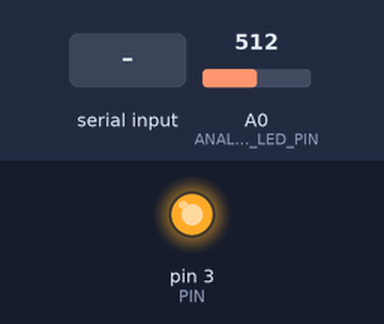
A sketch run on a simulated Arduino Uno, built with avr-gcc and run on an emulated ATmega328P. Parts: output pins drawn as LEDs (lit = HIGH). The inputs (shaded band) are chosen by the test bench; at power-on: A0 (ANALOG_TV_LED_PIN) = 512. What the sketch prints to the serial monitor is not drawn.

Above: at 6.8 s.
6.9 s: "1" received over Serial
9.9 s: A0 (ANALOG_TV_LED_PIN) set to 308
12.9 s: A0 (ANALOG_TV_LED_PIN) set to 281
14.4 s: "2" received over Serial
17.4 s: A0 (ANALOG_TV_LED_PIN) set to 306
Timing chart, 0 to 19.9 s (numbered marks = the images above; inputs shaded):
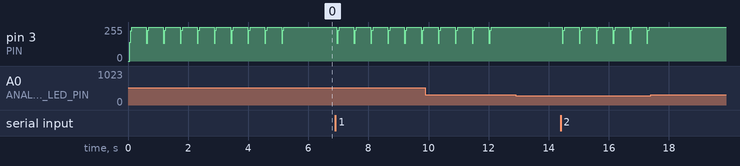

Measured:
- after the input at 12.9 s, every drawn part: stays the same
- after the input at 17.4 s, pin 3 (PIN): stops changing and stays 255/255

The sketch:

retrodiosa_IR_bypass.ino
```cpp
/*
 * retrodiosa_IR_bypass
 *
 * scans the serial port for a code and sends a IR code to the tv or performs a task (like turn on or off the TV).
 *
 * serial port baudrate: 9600
 *
 * compiled with Arduino 1.8.7
 */


#define PIN 3

#define ANALOG_TV_LED_PIN A0

unsigned int rawDataLen = 67;

const uint16_t onOffRawData[67] PROGMEM = {4550,4350, 700,1500, 700,1550, 700,1500, 700,450, 700,450, 700,450, 650,450, 700,500, 700,1550,
                                650,1550, 700,1550, 700,400, 700,450, 700,450, 700,450, 650,500, 700,450, 700,1550, 650,450, 700,450,
                                700,450, 700,400, 700,450, 700,500, 700,1550, 650,450, 700,1550, 700,1500, 700,1550, 700,1500,
                                700,1550, 700,1550, 700};  // SAMSUNG E0E040BF

const uint16_t chanPlusRawData[67] PROGMEM = {4500,4450, 600,1600, 650,1600, 600,1600, 650,500, 650,500, 600,500, 650,500, 650,550, 650,1550,
                                    650,1600, 650,1550, 650,500, 650,500, 600,550, 600,500, 650,550, 650,500, 650,500, 600,500, 650,500,
                                    650,1600, 600,1600, 650,1600, 600,600, 600,1600, 650,1600, 600,1600, 650,1600, 600,500, 650,500,
                                    600,550, 600,1600, 650};  // SAMSUNG E0E00EF1

const uint16_t chanMinusRawData[67] PROGMEM = {4600,4350, 650,1550, 700,1550, 650,1550, 700,450, 700,450,
                                                                            650,450, 700,450, 700,500, 700,1500, 700,1550, 700,1550,
                                                                            650,450, 700,450, 700,450, 650,450, 700,500, 700,1550,
                                                                            700,400, 700,450, 700,450, 700,1500, 700,1550, 700,1500,
                                                                            700,500, 700,450, 700,1550, 650,1550, 700,1550, 700,400,
                                                                            700,450, 700,450, 700,1500, 700};  // SAMSUNG E0E08E71

const uint16_t volPlusRawData[67] PROGMEM = {4550,4350, 700,1550, 650,1550, 700,1550, 650,450, 700,450, 700,450, 700,400, 700,500, 700,1550,
                                    700,1500, 700,1550, 700,450, 650,450, 700,450, 700,450, 700,500, 650,450, 700,1550, 700,450, 650,450,
                                    700,1550, 700,1500, 700,1550, 700,500, 700,1500, 700,450, 700,1550, 650,1550, 700,450, 700,400,
                                    700,450, 700,1550, 700};  // SAMSUNG E0E04EB1

const uint16_t volMinusRawData[67] PROGMEM = {4500,4400, 650,1600, 650,1550, 650,1600, 650,450, 700,450, 650,500, 650,450, 700,500, 700,1550,
                                              650,1550, 700,1550, 650,500, 650,450, 700,450, 700,450, 650,550, 650,1550, 650,1600, 650,450,
                                              700,450, 650,1600, 650,1550, 650,1600, 650,550, 650,450, 700,450, 650,1600, 650,1550, 650,500,
                                              650,450, 700,450, 650,1600, 650};  // SAMSUNG E0E0CE31


const uint16_t muteRawData[67] PROGMEM = {4600,4300, 750,1500, 700,1500, 750,1500, 700,450, 700,400, 750,400, 700,450, 700,500, 700,1500, 750,1500,
                                  700,1500, 750,400, 700,450, 700,400, 750,400, 700,500, 700,1550, 700,1500, 700,450, 700,400, 750,400,
                                  750,1500, 700,400, 750,450, 750,400, 700,450, 700,1500, 750,1500, 700,1500, 750,400, 700,1550, 700,1500,
                                  750};  // SAMSUNG E0E0C43B

const uint16_t menuRawData[67] PROGMEM = {4600,4300, 700,1550, 700,1500, 750,1500, 700,400, 750,400, 700,450, 700,400, 750,450, 750,1500, 700,1500,
                                  750,1500, 700,450, 700,400, 750,400, 750,400, 700,500, 700,1500, 750,1500, 700,1500, 750,1500, 700,450,
                                  700,400, 750,400, 700,500, 700,450, 700,400, 750,400, 700,450, 700,1500, 750,1500, 700,1500, 750,1500,
                                  700};  // SAMSUNG E0E0F00F

const uint16_t exitRawData[67] PROGMEM = {4550,4350, 700,1500, 700,1550, 700,1500, 700,450, 700,450, 700,400, 700,450, 700,500, 700,1550, 650,1550,
                                  700,1550, 700,400, 700,450, 700,450, 700,400, 700,500, 700,450, 700,450, 700,1500, 700,1550, 700,450,
                                  650,1550, 700,450, 700,500, 700,1500, 700,1550, 700,400, 700,450, 700,1550, 700,400, 700,1550, 700,1550,
                                  700};  // SAMSUNG E0E034CB

const uint16_t okRawData[67] PROGMEM = {4550,4350, 700,1500, 700,1550, 700,1500, 700,450, 700,450, 700,450, 700,400, 750,450, 700,1550, 700,1500,
                                700,1550, 700,450, 650,450, 750,400, 700,450, 700,500, 650,450, 700,1550, 700,400, 700,1550, 700,1550,
                                650,450, 700,450, 700,500, 700,1500, 700,450, 700,1550, 650,450, 700,450, 700,1550, 650,1550, 700,1550,
                                700};  // SAMSUNG E0E058A7

const uint16_t arrowUpRawData[67] PROGMEM = {4550,4350, 650,1550, 650,1600, 650,1550, 650,500, 650,500, 650,450, 650,500, 650,550, 650,1600,
                                    600,1600, 650,1600, 600,500, 650,500, 650,500, 650,450, 650,550, 650,500, 650,1600, 600,500, 650,500,
                                    650,1600, 600,500, 650,500, 650,550, 650,1550, 650,500, 650,1600, 600,1600, 650,500, 650,1550,
                                    650,1600, 650,1600, 600};  // SAMSUNG E0E048B7

const uint16_t arrowDownRawData[67] PROGMEM = {4550,4350, 700,1500, 750,1500, 700,1500, 750,400, 750,400, 700,450, 700,400, 750,450, 700,1550,
                                      700,1500, 700,1550, 700,450, 700,400, 700,450, 700,450, 700,500, 650,450, 700,450, 700,450, 700,400,
                                      700,1550, 700,450, 650,450, 700,500, 700,1550, 700,1500, 700,1550, 700,1500, 750,400, 700,1550,
                                      700,1500, 700,1550, 700};  // SAMSUNG E0E008F7

const uint16_t arrowRightRawData[67] PROGMEM = {4550,4350, 700,1550, 650,1550, 700,1550, 650,450, 700,450, 700,450, 700,400, 700,500, 700,1550,
                                        700,1500, 700,1550, 700,450, 650,450, 700,450, 700,450, 700,500, 650,1550, 700,1550, 700,1500,
                                        700,450, 700,450, 650,450, 700,450, 700,500, 700,450, 700,400, 700,450, 700,1550, 650,1550,
                                        700,1550, 700,1500, 700,1550, 700};  // SAMSUNG E0E0E01F

const uint16_t arrowLeftRawData[67] PROGMEM = {4550,4400, 600,1600, 650,1600, 600,1600, 650,500, 650,500, 600,500, 650,500, 650,550, 650,1550,
                                      650,1600, 650,1550, 650,500, 650,500, 650,500, 600,500, 650,550, 650,1600, 600,1600, 650,500,
                                      650,1550, 650,500, 650,500, 650,500, 600,550, 650,500, 650,500, 650,1550, 650,500, 650,1600,
                                      600,1600, 650,1600, 650,1550, 650};  // SAMSUNG E0E0D02F

const uint16_t selectTvRawData[67] PROGMEM = {4550,4350, 700,1500, 700,1550, 700,1500, 700,450, 700,450, 700,450, 650,450, 700,500, 700,1550,
                                      700,1500, 700,1550, 700,400, 700,450, 700,450, 700,450, 650,500, 700,1550, 700,450, 700,400,
                                      700,450, 700,450, 700,400, 700,450, 700,500, 700,450, 700,1500, 700,1550, 700,1500, 700,1550,
                                      700,1500, 700,1550, 700,1550, 700};  // SAMSUNG E0E0807F

const uint16_t selectPcRawData[67] PROGMEM = {4500,4450, 650,1550, 650,1600, 650,1550, 700,450, 700,450, 650,450, 700,450, 700,500, 700,1500,
                                      700,1550, 700,1500, 700,450, 700,450, 700,450, 650,450, 700,500, 700,1550, 700,400, 700,450,
                                      700,1550, 650,450, 700,1550, 700,1500, 700,500, 700,450, 700,1550, 650,1550, 700,450, 700,1500,
                                      700,450, 700,450, 700,1500, 700};  // SAMSUNG E0E09669

const uint16_t selectVideoRawData[67] PROGMEM = {4550,4350, 700,1500, 700,1550, 700,1550, 650,450, 700,450, 700,450, 700,400, 750,450, 700,1550,
                                        700,1500, 700,1550, 700,450, 650,450, 700,450, 700,450, 700,500, 700,400, 700,450, 700,450,
                                        700,1500, 700,1550, 700,1500, 700,1550, 700,500, 700,1500, 700,1550, 700,1500, 700,450, 700,450,
                                        700,400, 700,450, 700,1550, 700};  // SAMSUNG E0E01EE1

const uint16_t selectScartRawData[67] PROGMEM = {4550,4350, 600,1600, 600,1650, 600,1600, 600,550, 600,550, 600,500, 600,550, 600,600, 600,1650,
                                        550,1650, 600,1650, 600,500, 600,550, 600,550, 600,500, 600,600, 650,1600, 600,550, 600,500,
                                        650,1600, 600,1600, 600,1650, 600,1600, 600,600, 650,500, 600,1650, 600,1600, 650,500, 600,550,
                                        600,500, 650,500, 600,1650, 600};  // SAMSUNG E0E09E61

const uint16_t pipSourceLeftRawData[67] PROGMEM = {4550,4350, 650,1600, 650,1550, 650,1600, 650,500, 650,450, 650,500, 650,500, 650,550, 650,1550,
                                          650,1600, 650,1550, 650,500, 650,500, 650,450, 650,500, 650,550, 650,500, 650,1550, 650,500,
                                          650,500, 650,1550, 650,1600, 650,450, 650,550, 650,1600, 650,500, 650,1550, 650,1600, 600,500,
                                          650,500, 650,1600, 600,1600, 650};  // SAMSUNG E0E04CB3

const uint16_t pipSourceRightRawData[67] PROGMEM = {4550,4350, 700,1500, 700,1550, 700,1550, 650,450, 700,450, 700,450, 700,400, 700,500, 700,1550,
                                             700,1500, 700,1550, 700,450, 650,450, 700,450, 700,450, 700,500, 650,1550, 700,450, 700,450,
                                             650,450, 700,450, 700,450, 650,450, 700,1600, 700,450, 700,1500, 700,1550, 700,1500,
                                             700,1550, 700,1500, 700,1550, 700,450, 700};  // SAMSUNG E0E0817E


struct menu_to_rawdata_mapping {
  char menu;
  const uint16_t *rawData;
};

const int menu_map_len = 19;
struct menu_to_rawdata_mapping menu_map[] = {{.menu='q', .rawData=onOffRawData},
                                            {.menu='w', .rawData=chanPlusRawData},
                                            {.menu='e', .rawData=chanMinusRawData},
                                            {.menu='r', .rawData=volPlusRawData},
                                            {.menu='t', .rawData=volMinusRawData},
                                            {.menu='y', .rawData=muteRawData},
                                            {.menu='u', .rawData=menuRawData},
                                            {.menu='i', .rawData=exitRawData},
                                            {.menu='o', .rawData=okRawData},
                                            {.menu='p', .rawData=arrowUpRawData},
                                            {.menu='a', .rawData=arrowDownRawData},
                                            {.menu='s', .rawData=arrowRightRawData},
                                            {.menu='d', .rawData=arrowLeftRawData},
                                            {.menu='f', .rawData=selectTvRawData},
                                            {.menu='g', .rawData=selectPcRawData},
                                            {.menu='h', .rawData=selectVideoRawData},
                                            {.menu='j', .rawData=selectScartRawData},
                                            {.menu='k', .rawData=pipSourceLeftRawData},
                                            {.menu='l', .rawData=pipSourceRightRawData}};


void send_raw_data_no_modulated(unsigned int *rawdata, unsigned int len){

  digitalWrite(PIN, HIGH);
  for (int i = 0; i < len; i++){
    digitalWrite(PIN, !digitalRead(PIN));
    delayMicroseconds(rawdata[i]);
  }
  digitalWrite(PIN, HIGH);
}


void send_raw_data_no_modulated_from_progmem(unsigned int *rawdata, unsigned int len){

  digitalWrite(PIN, HIGH);
  for (int i = 0; i < len; i++){
    digitalWrite(PIN, !digitalRead(PIN));
    delayMicroseconds(pgm_read_word_near(rawdata + i));
  }
  digitalWrite(PIN, HIGH);
}

bool is_tv_on(){
  int val = analogRead(ANALOG_TV_LED_PIN);
  if (val < 300){
    return true;
  }
  return false;
}


void send_command_if_available(char a){
  for (int i = 0; i < menu_map_len; i ++){
    if (a == menu_map[i].menu){
      send_raw_data_no_modulated_from_progmem(menu_map[i].rawData, rawDataLen);
      return -1;
    }
  }
}


void perform_task_if_available(char a){

  // Turn ON
  if (a == '1'){
    for(int i = 0; i < 10; i++){
      if (is_tv_on()){
        break;
      }
      else {
        send_raw_data_no_modulated_from_progmem(onOffRawData, rawDataLen);
        delay(500);
      }
    }
  }
  else if (a == '2'){
    for (int i = 0; i < 10; i++){
      if (is_tv_on()){
        send_raw_data_no_modulated_from_progmem(onOffRawData, rawDataLen);
        delay(500);
      }
      else {
        break;
      }
    }
  }
}

void setup()
{
  pinMode(PIN, OUTPUT);
  digitalWrite(PIN, HIGH);
  Serial.begin(9600);
  perform_task_if_available('1');
}


void loop()
{
  if (Serial.available() > 0) {
    char a = Serial.read();
    Serial.write(a);
    send_command_if_available(a);
    perform_task_if_available(a);
  }
  is_tv_on();
}
```
